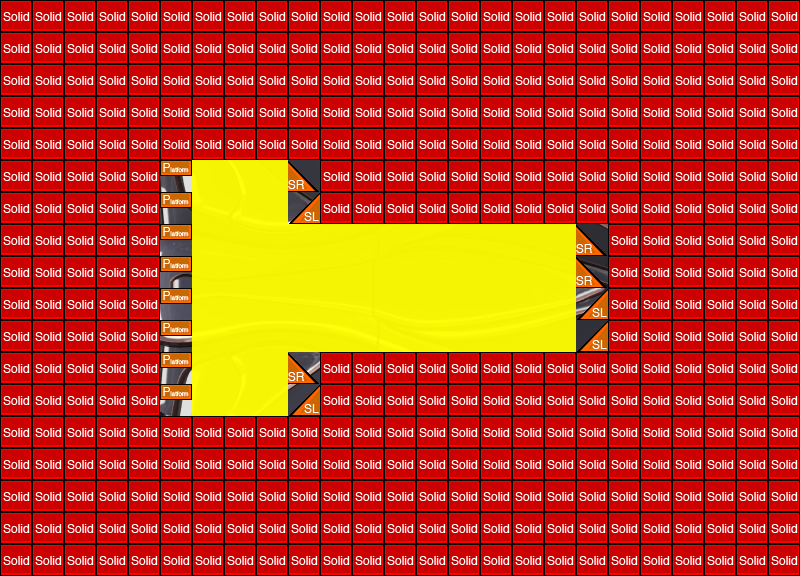

Below is a game level as drawn by its tile map, then a one-line description and the .tmx that defines it (tile-layer data replaced by summaries):
An orthogonal 25x18 tile map with 32x32 px tiles, 3 tile layers (exterior, interior, collision), 3 tilesets.

<map version="1.0" orientation="orthogonal" width="25" height="18" tilewidth="32" tileheight="32">
 <tileset firstgid="1" name="colTile" tilewidth="32" tileheight="32">
  <image source="../img/render/metatiles32x32.png" width="160" height="32" />
  <tile id="0">
   <properties>
    <property name="type" value="solid" />
   </properties>
  </tile>
  <tile id="1">
   <properties>
    <property name="type" value="platform" />
   </properties>
  </tile>
  <tile id="2">
   <properties>
    <property name="type" value="lslope" />
   </properties>
  </tile>
  <tile id="3">
   <properties>
    <property name="type" value="rslope" />
   </properties>
  </tile>
 </tileset>
 <tileset firstgid="6" name="outline" tilewidth="32" tileheight="32">
  <image source="../img/render/outline.png" width="192" height="256" />
 </tileset>
 <tileset firstgid="54" name="ship" tilewidth="800" tileheight="576">
  <image source="../img/render/ships/liquid/liquid_frigate_img.png" width="800" height="576" />
 </tileset>
 <layer name="exterior" width="25" height="18">
  <data>[450 cells, 1 non-empty, 1 distinct tile ids]</data>
 </layer>
 <layer name="interior" width="25" height="18" opacity="0.95">
  <data>[450 cells, 60 non-empty, 1 distinct tile ids]</data>
 </layer>
 <layer name="collision" width="25" height="18">
  <data>[450 cells, 390 non-empty, 4 distinct tile ids]</data>
 </layer>
</map>
